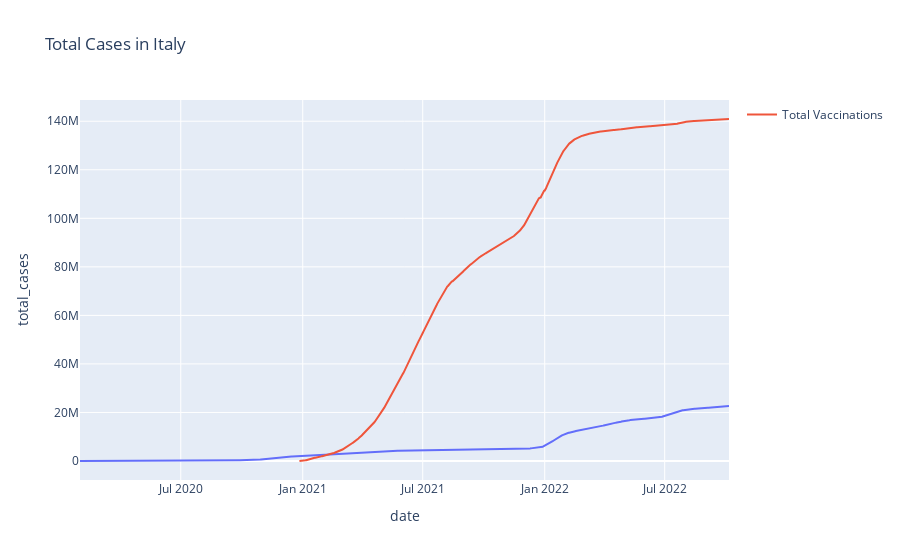
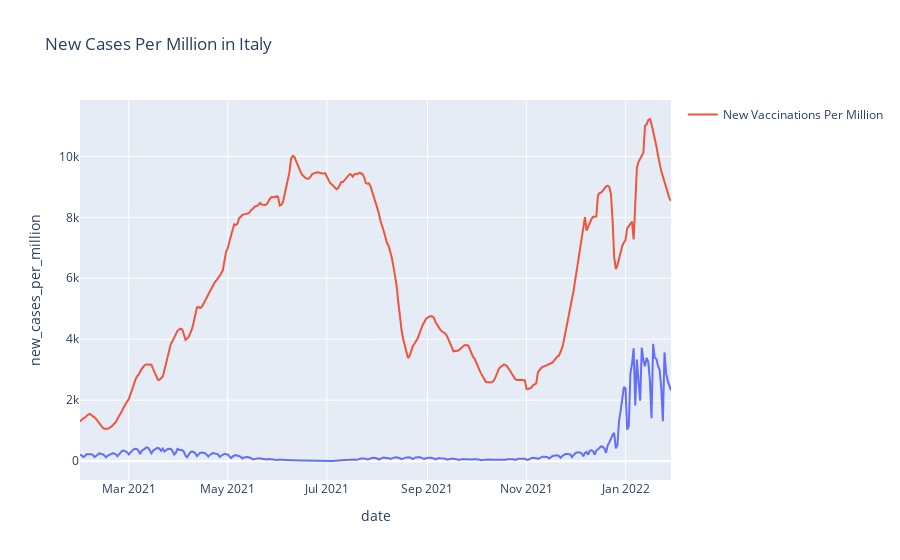
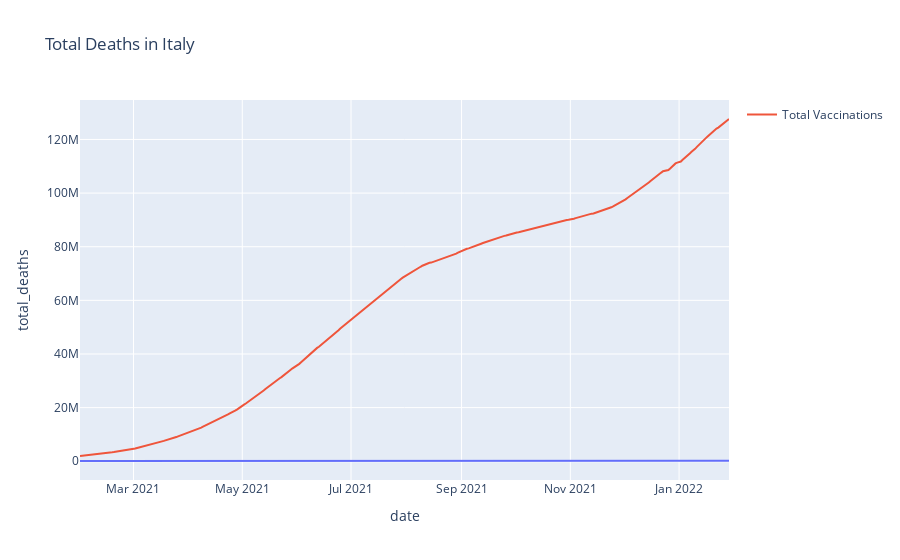

Notebook code cell kept with these figures, in order:
### Code cell
'''subquestion 5: is there a correlation between the vacination rate and the number of covid cases?'''

# create a new dataframe with only total cases and total vaccinations
df_italy_vaccination = df_italy[['total_cases', 'total_vaccinations', 'date']]
print(df_italy_vaccination)

# create a line animation of the total number of cases per date and total vaccinations in Italy date in the same plot
fig = px.line(df_italy_vaccination, x='date', y='total_cases', title='Total Cases in Italy')
fig.add_scatter(x=df_italy_vaccination['date'], y=df_italy_vaccination['total_vaccinations'], mode='lines', name='Total Vaccinations')
fig.show()

# calculate the correlation between total cases and total vaccinations
print(df_italy_vaccination.corr())

# visualize the correlation between total cases and total vaccinations
plt.figure(figsize=(20,10))
plt.scatter(df_italy_vaccination['total_cases'], df_italy_vaccination['total_vaccinations'])
plt.xlabel('Total Cases')
plt.ylabel('Total Vaccinations')
plt.title('Total Cases vs Total Vaccinations in Italy')
plt.show()

# create a new dataframe of the year 2021 of total new cases per million and new vaccinations per million
df_italy_vaccination_2021 = df_italy[['date', 'new_cases_per_million', 'new_vaccinations_smoothed_per_million']][365:365+365]
print(df_italy_vaccination_2021)

# create a line animation of the total number of new cases per million per date and new vaccinations per million in Italy date in the same plot
fig = px.line(df_italy_vaccination_2021, x='date', y='new_cases_per_million', title='New Cases Per Million in Italy')
fig.add_scatter(x=df_italy_vaccination_2021['date'], y=df_italy_vaccination_2021['new_vaccinations_smoothed_per_million'], mode='lines', name='New Vaccinations Per Million')
fig.show()

# calculate the correlation between new cases per million and new vaccinations per million
print(df_italy_vaccination_2021.corr())

# visualize the correlation between new cases per million and new vaccinations per million
plt.figure(figsize=(20,10))
plt.scatter(df_italy_vaccination_2021['new_cases_per_million'], df_italy_vaccination_2021['new_vaccinations_smoothed_per_million'])
plt.xlabel('New Cases Per Million')
plt.ylabel('New Vaccinations Per Million')
plt.title('New Cases Per Million vs New Vaccinations Per Million in Italy')
plt.show()

# create a new dataframe of the year 2021 of the total number of deaths and total vaccinations
df_italy_vaccination_2021 = df_italy[['date', 'total_deaths', 'total_vaccinations']][365:365+365]
print(df_italy_vaccination_2021)

# create a animation of the total number of deaths per date and total vaccinations in Italy date with a slider of the dates
fig = px.line(df_italy_vaccination_2021, x='date', y='total_deaths', title='Total Deaths in Italy')
fig.add_scatter(x=df_italy_vaccination_2021['date'], y=df_italy_vaccination_2021['total_vaccinations'], mode='lines', name='Total Vaccinations')
fig.show()
# add slider
fig.update_layout(xaxis_rangeslider_visible=True)

# calculate the correlation between total deaths and total vaccinations
print(df_italy_vaccination_2021.corr())

### Figure 1 — Plotly figure (JSON) as saved in the notebook; plotly's stock layout.template omitted (floating-point values rounded to 4 significant figures; data arrays with more than 128 entries replaced by an {"elided": "..."} marker saying what was removed)
{"data": [{"hovertemplate": "date=%{x}<br>total_cases=%{y}<extra></extra>", "legendgroup": "", "line": {"color": "#636efa", "dash": "solid"}, "marker": {"symbol": "circle"}, "mode": "lines", "name": "", "orientation": "v", "showlegend": false, "type": "scatter", "x": {"elided": "980 str values"}, "xaxis": "x", "y": {"elided": "980 int values"}, "yaxis": "y"}, {"mode": "lines", "name": "Total Vaccinations", "type": "scatter", "x": {"elided": "980 str values"}, "y": {"elided": "980 int values"}}], "layout": {"legend": {"tracegroupgap": 0}, "title": {"text": "Total Cases in Italy"}, "xaxis": {"anchor": "y", "domain": [0, 1], "title": {"text": "date"}}, "yaxis": {"anchor": "x", "domain": [0, 1], "title": {"text": "total_cases"}}}}

### Figure 2 — Plotly figure (JSON) as saved in the notebook; plotly's stock layout.template omitted (floating-point values rounded to 4 significant figures; data arrays with more than 128 entries replaced by an {"elided": "..."} marker saying what was removed)
{"data": [{"hovertemplate": "date=%{x}<br>new_cases_per_million=%{y}<extra></extra>", "legendgroup": "", "line": {"color": "#636efa", "dash": "solid"}, "marker": {"symbol": "circle"}, "mode": "lines", "name": "", "orientation": "v", "showlegend": false, "type": "scatter", "x": {"elided": "365 str values"}, "xaxis": "x", "y": {"elided": "365 float values"}, "yaxis": "y"}, {"mode": "lines", "name": "New Vaccinations Per Million", "type": "scatter", "x": {"elided": "365 str values"}, "y": {"elided": "365 int values"}}], "layout": {"legend": {"tracegroupgap": 0}, "title": {"text": "New Cases Per Million in Italy"}, "xaxis": {"anchor": "y", "domain": [0, 1], "title": {"text": "date"}}, "yaxis": {"anchor": "x", "domain": [0, 1], "title": {"text": "new_cases_per_million"}}}}

### Figure 3 — Plotly figure (JSON) as saved in the notebook; plotly's stock layout.template omitted (floating-point values rounded to 4 significant figures; data arrays with more than 128 entries replaced by an {"elided": "..."} marker saying what was removed)
{"data": [{"hovertemplate": "date=%{x}<br>total_deaths=%{y}<extra></extra>", "legendgroup": "", "line": {"color": "#636efa", "dash": "solid"}, "marker": {"symbol": "circle"}, "mode": "lines", "name": "", "orientation": "v", "showlegend": false, "type": "scatter", "x": {"elided": "365 str values"}, "xaxis": "x", "y": {"elided": "365 int values"}, "yaxis": "y"}, {"mode": "lines", "name": "Total Vaccinations", "type": "scatter", "x": {"elided": "365 str values"}, "y": {"elided": "365 int values"}}], "layout": {"legend": {"tracegroupgap": 0}, "title": {"text": "Total Deaths in Italy"}, "xaxis": {"anchor": "y", "domain": [0, 1], "title": {"text": "date"}}, "yaxis": {"anchor": "x", "domain": [0, 1], "title": {"text": "total_deaths"}}}}
